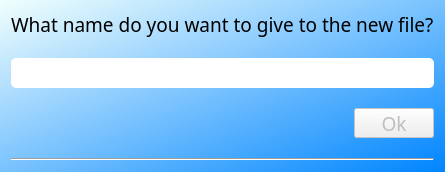
<?xml version="1.0" encoding="UTF-8"?>
<ui version="4.0">
 <class>ChooseFileNameWindow</class>
 <widget class="QDialog" name="ChooseFileNameWindow">
  <property name="geometry">
   <rect>
    <x>0</x>
    <y>0</y>
    <width>420</width>
    <height>162</height>
   </rect>
  </property>
  <property name="windowTitle">
   <string>Choose file name</string>
  </property>
  <property name="windowIcon">
   <iconset resource="IconsClient.qrc">
    <normaloff>:/IconsClient/myicons-pencil.png</normaloff>:/IconsClient/myicons-pencil.png</iconset>
  </property>
  <property name="styleSheet">
   <string notr="true">QDialog#ChooseFileNameWindow{
	background-color: qlineargradient(spread:reflect, x1:1, y1:1, x2:0, y2:0, stop:0 rgba(0, 133, 255, 255), stop:1 rgba(241, 255, 253, 255));
}</string>
  </property>
  <layout class="QVBoxLayout" name="verticalLayout">
   <property name="spacing">
    <number>20</number>
   </property>
   <property name="sizeConstraint">
    <enum>QLayout::SetFixedSize</enum>
   </property>
   <item>
    <widget class="QLabel" name="QuestionLabel">
     <property name="font">
      <font>
       <family>Manjari</family>
       <pointsize>14</pointsize>
      </font>
     </property>
     <property name="text">
      <string>What name do you want to give to the new file?</string>
     </property>
    </widget>
   </item>
   <item>
    <widget class="QLineEdit" name="FileNameEdit">
     <property name="minimumSize">
      <size>
       <width>0</width>
       <height>30</height>
      </size>
     </property>
     <property name="font">
      <font>
       <family>Manjari</family>
       <pointsize>14</pointsize>
      </font>
     </property>
     <property name="styleSheet">
      <string notr="true">border-radius: 5px</string>
     </property>
    </widget>
   </item>
   <item alignment="Qt::AlignRight">
    <widget class="QPushButton" name="OkButton">
     <property name="enabled">
      <bool>false</bool>
     </property>
     <property name="minimumSize">
      <size>
       <width>0</width>
       <height>30</height>
      </size>
     </property>
     <property name="maximumSize">
      <size>
       <width>500</width>
       <height>30</height>
      </size>
     </property>
     <property name="font">
      <font>
       <family>Manjari</family>
       <pointsize>14</pointsize>
      </font>
     </property>
     <property name="text">
      <string>Ok</string>
     </property>
     <property name="icon">
      <iconset resource="IconsClient.qrc">
       <normaloff>:/IconsClient/myicons-ok.png</normaloff>:/IconsClient/myicons-ok.png</iconset>
     </property>
     <property name="iconSize">
      <size>
       <width>20</width>
       <height>20</height>
      </size>
     </property>
     <property name="default">
      <bool>false</bool>
     </property>
    </widget>
   </item>
   <item>
    <widget class="Line" name="line">
     <property name="orientation">
      <enum>Qt::Horizontal</enum>
     </property>
    </widget>
   </item>
  </layout>
 </widget>
 <resources>
  <include location="IconsClient.qrc"/>
 </resources>
 <connections/>
</ui>
